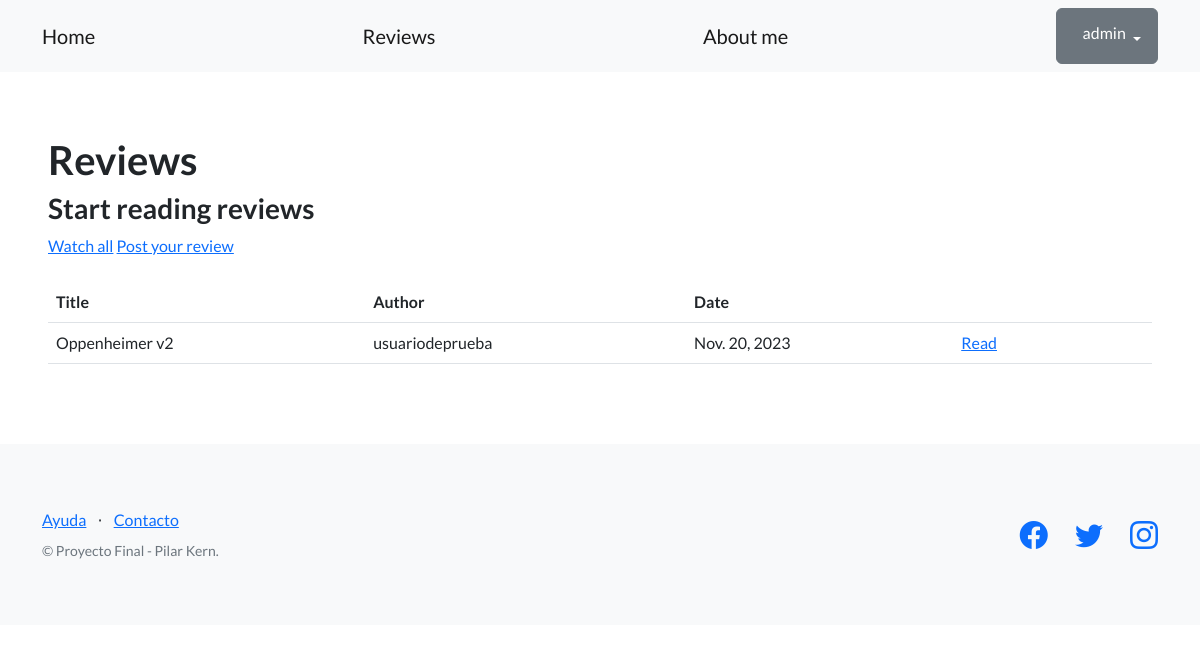
The page /blog/articles/ (signed in) on the database its author committed.
### blog/models.py (models this page shows, shortened)
class Article(models.Model):
    title = models.CharField(max_length=64)
    subtitle = models.CharField(max_length=256, blank=True)
    body = models.TextField()
    date = models.DateField(auto_now=True, null=True)
    creator = models.ForeignKey(User, on_delete=models.SET_NULL, null=True)

### blog/views.py (the view)
# urls.py: path('articles/', ArticleListView.as_view(), name='articles_list'),
class ArticleListView(ListView):
     model = Article
     template_name = 'blog/articles_list.html'

### blog/templates/blog/articles_list.html (shortened to what this page needs)
{% extends 'base.html' %}
{% block contenido %}
<h1>Reviews</h1>
    <h3>Start reading reviews</h3>
    <a href="{% url 'articles_list' %}">Watch all</a>
    <a href="{% url 'new_article' %}">Post your review</a>
    <br><br>
    {% if object_list|length == 0 %}
    <p>No reviews yet</p>
    {% else %}
    <table class='table'>
        <tbody>
            <tr>
                <th>Title</th>
                <th>Author</th>
                <th>Date</th>
                <th></th>
                <th></th>
                <th></th>
            </tr>
            {% for article in object_list %}
            <tr>
                <td>{{ article.title }}</td>
                <td>{{ article.creator }}</td>
                <td>{{ article.date }}</td>
                <td>
                    <a href="{% url 'read_article' article.id %}">Read</a>
                </td>
                <td>
                  </td>
                  <td>
            </tr>
            {% endfor %}
        </tbody>
    </table>
    {% endif %}
{% endblock contenido %}

### templates_base/base.html (shortened to what this page needs)
{% load static %}
<!DOCTYPE html>
<html lang="en">
    <head>
        <link href="https://cdn.jsdelivr.net/npm/bootstrap-icons@1.5.0/font/bootstrap-icons.css" rel="stylesheet" type="text/css" />
        <link href="{% static 'css/styles.css' %}" rel="stylesheet" />
    </head>
    <body>
        <nav class="navbar navbar-light bg-light static-top">
            <div class="container">
                <a class="navbar-brand" href="{% url 'home' %}">Home</a>
                <a class="navbar-brand" href="{% url 'articles_list' %}">Reviews</a>
                <a class="navbar-brand" href="{% url 'about' %}" >About me</a>
                {% if user.is_authenticated %}
                <div class="dropdown">
                    <button class="btn btn-secondary dropdown-toggle" type="button" id="dropdownMenuButton1" data-bs-toggle="dropdown" aria-expanded="false">
                        <div style="display: inline-flex;">
                            <span>{{ user.username }}</span>
                        </div>
                    </button>
                </div>
                {% else %}
                <a class="btn btn-primary" href="{% url 'login' %}">Log in</a>
                <a class="btn btn-success" href="{% url 'sign_up' %}">Sign up</a>
                {% endif %}
            </div>
        </nav>
        <section style="padding:4rem 3rem;">
            {% block contenido %}
            {% endblock contenido %}
        </section>
        <footer class="footer bg-light">
            <div class="container">
                <div class="row">
                    <div class="col-lg-6 h-100 text-center text-lg-start my-auto">
                        <ul class="list-inline mb-2">
                            <li class="list-inline-item"><a href="#!">Ayuda</a></li>
                            <li class="list-inline-item">⋅</li>
                            <li class="list-inline-item"><a href="#!">Contacto</a></li>
                        </ul>
                        <p class="text-muted small mb-4 mb-lg-0">&copy; Proyecto Final - Pilar Kern.</p>
                    </div>
                    <div class="col-lg-6 h-100 text-center text-lg-end my-auto">
                        <ul class="list-inline mb-0">
                            <li class="list-inline-item me-4">
                                <a href="https://www.facebook.com/NetflixArg"><i class="bi-facebook fs-3"></i></a>
                            </li>
                            <li class="list-inline-item me-4">
                                <a href="https://twitter.com/netflix"><i class="bi-twitter fs-3"></i></a>
                            </li>
                            <li class="list-inline-item">
                                <a href="https://www.instagram.com/netflix"><i class="bi-instagram fs-3"></i></a>
                            </li>
                        </ul>
                    </div>
                </div>
            </div>
        </footer>
    </body>
</html>

### rows shown on the page
Article: title "Oppenheimer v2", creator "usuariodeprueba", date "Nov. 20, 2023"

### other values the page prints
{{ user.username }} "admin"
